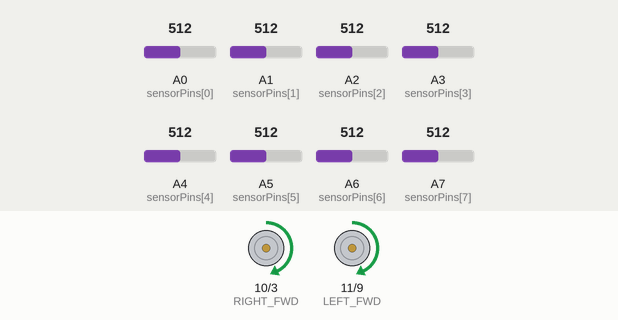
Simulated run of this sketch. Board: Arduino Nano, built with avr-gcc and run on an emulated ATmega328P. On the bench: motor-driver pin pairs drawn as motors (green arrow = first pin HIGH = forward, orange = second pin HIGH = backward, longer = more drive). The inputs (shaded band) are chosen by the test bench; at power-on: A3 (sensorPins[3]) = 512, A4 (sensorPins[4]) = 512, A0 (sensorPins[0]) = 512, A1 (sensorPins[1]) = 512, A2 (sensorPins[2]) = 512, A5 (sensorPins[5]) = 512, A6 (sensorPins[6]) = 512, A7 (sensorPins[7]) = 512. What the sketch prints to the serial monitor is not drawn.

Above: at 1.2 s.
1.3 s: A3 (sensorPins[3]) set to 785
2.8 s: A3 (sensorPins[3]) set to 819
At 3.7 s:
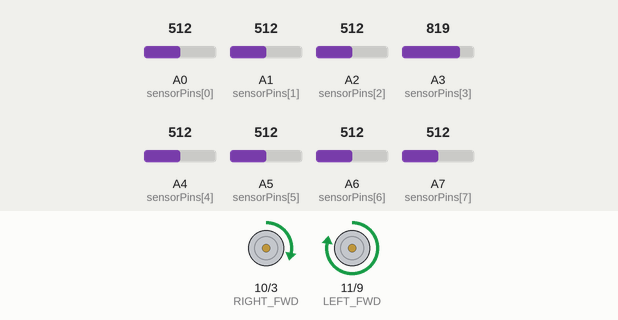
4.3 s: A4 (sensorPins[4]) set to 785
5.8 s: A4 (sensorPins[4]) set to 809
At 7.0 s:
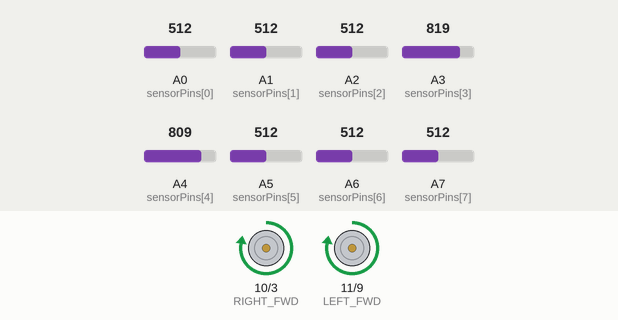
7.3 s: A3 (sensorPins[3]) set to 790
At 8.3 s:
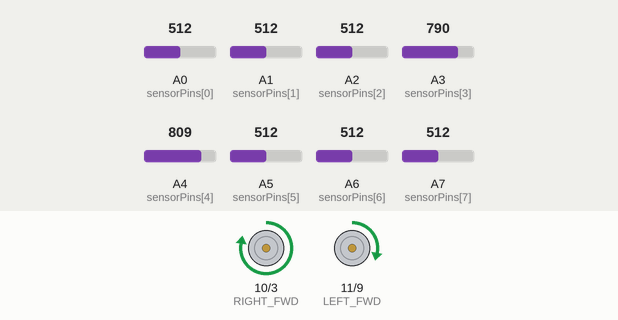
8.8 s: A3 (sensorPins[3]) set to 810
At 9.5 s:
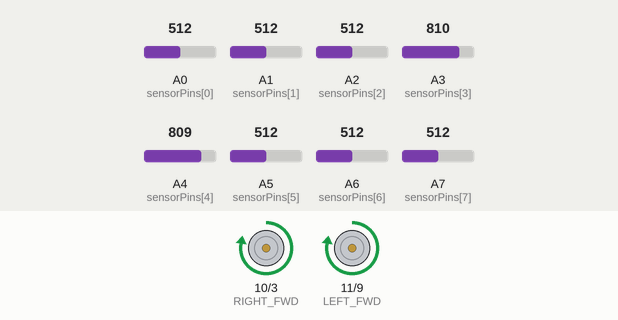
Timing chart, 0 to 11.3 s (numbered marks = the images above; inputs shaded):
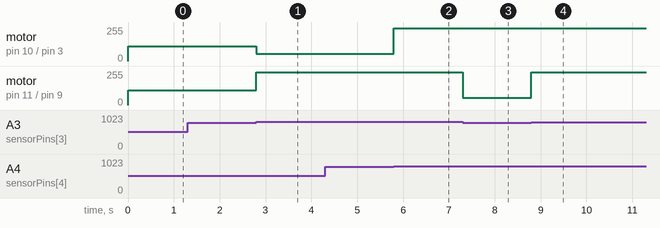

Measured:
- the behaviour switches between 800 and 801 on A3 (sensorPins[3]) (found by bisection; images 0 and 1)
- the behaviour switches between 800 and 801 on A4 (sensorPins[4]) (found by bisection; images 1 and 2)
- after the input at 1.3 s, every drawn part: stays the same
- after the input at 2.8 s, motor on pin 10 (RIGHT_FWD) / pin 3 (RIGHT_BWD): forward 110/255 → forward 55/255 at once; motor on pin 11 (LEFT_FWD) / pin 9 (LEFT_BWD): forward 110/255 → forward 245/255 at once
- after the input at 4.3 s, every drawn part: stays the same
- after the input at 5.8 s, motor on pin 10 (RIGHT_FWD) / pin 3 (RIGHT_BWD): forward 55/255 → forward 245/255 at once
- after the input at 7.3 s, motor on pin 11 (LEFT_FWD) / pin 9 (LEFT_BWD): forward 245/255 → forward 55/255 at once
- after the input at 8.8 s, motor on pin 11 (LEFT_FWD) / pin 9 (LEFT_BWD): forward 55/255 → forward 245/255 at once

The sketch:

stay_on_track.ino
```cpp
// ================= MOTOR PINS =================
const int LEFT_FWD  = 11;
const int LEFT_BWD  = 9;
const int RIGHT_FWD = 10;
const int RIGHT_BWD = 3;

// ================= LINE SENSORS =================
int sensorPins[8] = {A0, A1, A2, A3, A4, A5, A6, A7};

// ================= SPEED SETTINGS =================
const int BASE_SPEED = 255;
const int TURN_SPEED = 255;
const int LINE_TH    = 800; // Threshold: Adjust based on your diagnostic test

// ================= STATE =================
int lastTurn = 0; // -1 for Left, 1 for Right, 0 for Straight

// ================= MOTOR CONTROL HELPERS =================
void stopMotors() {
  analogWrite(LEFT_FWD, 0);
  analogWrite(LEFT_BWD, 0);
  analogWrite(RIGHT_FWD, 0);
  analogWrite(RIGHT_BWD, 0);
}

void forward(int spd) {
  analogWrite(LEFT_FWD, spd-10);
  analogWrite(LEFT_BWD, 0);
  analogWrite(RIGHT_FWD, spd-10);
  analogWrite(RIGHT_BWD, 0);
}

void turnLeft() {
  // Pivot left: Left motor stops, Right motor moves forward
  analogWrite(LEFT_FWD, 55);
  analogWrite(LEFT_BWD, 0);
  analogWrite(RIGHT_FWD, 245);
  analogWrite(RIGHT_BWD, 0);
}

void turnRight() {
  // Pivot right: Right motor stops, Left motor moves forward
  analogWrite(LEFT_FWD, 245);
  analogWrite(LEFT_BWD, 0);
  analogWrite(RIGHT_FWD, 55);
  analogWrite(RIGHT_BWD, 0);
}

// ================= LINE FOLLOWING LOGIC =================
void lineFollow() {
  bool leftSeen = false;
  bool rightSeen = false;
  int THRESHOLD = 400; // Lowered threshold for better sensitivity

  for (int i = 0; i < 8; i++) {
    int v = analogRead(sensorPins[i]);
    // Checking if value is LESS than threshold (Common for many IR arrays)
    if (i == 3 && v > 800) rightSeen = true;
    if (i == 4 && v > 800) leftSeen = true;
  }

  // Debugging: uncomment to see detection in Serial Monitor
  // Serial.print("L: "); Serial.print(leftSeen); Serial.print(" R: "); Serial.println(rightSeen);

  if (leftSeen && rightSeen) {
    lastTurn = 0;
    forward(BASE_SPEED);
  } else if (rightSeen) {
    lastTurn = 1;
    turnRight();
  } else if (leftSeen) {
    lastTurn = -1;
    turnLeft();
  } else {
    if (lastTurn == -1) turnLeft();
    else if (lastTurn == 1) turnRight();
    else forward(120);
  }
}

void setup() {
  pinMode(LEFT_FWD, OUTPUT);
  pinMode(LEFT_BWD, OUTPUT);
  pinMode(RIGHT_FWD, OUTPUT);
  pinMode(RIGHT_BWD, OUTPUT);

  for (int i = 0; i < 8; i++) {
    pinMode(sensorPins[i], INPUT);
  }

  Serial.begin(9600);
  Serial.println("System Online: Racing Mode");
}

void loop() {
  lineFollow();
}
```
